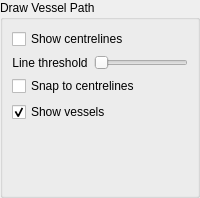
           <widget class="QWidget" name="drawVesselPathPage">
            <layout class="QVBoxLayout" name="verticalLayout_8">
             <property name="margin">
              <number>0</number>
             </property>
             <item>
              <widget class="QGroupBox" name="groupBox_6">
               <property name="title">
                <string>Draw Vessel Path</string>
               </property>
               <layout class="QVBoxLayout" name="verticalLayout_2">
                <item>
                 <widget class="QCheckBox" name="show_lines_checkBox">
                  <property name="enabled">
                   <bool>true</bool>
                  </property>
                  <property name="statusTip">
                   <string>Show centrelines that are detected in the image</string>
                  </property>
                  <property name="whatsThis">
                   <string>When tracing the path of a vessel, you must drag the mouse along the centre of the vessel.

Because it is easy to detect where strong lines appear in an image, you can choose whether or not to see where nearby lines have been detected to guide you.</string>
                  </property>
                  <property name="text">
                   <string>Show centrelines</string>
                  </property>
                  <property name="checked">
                   <bool>false</bool>
                  </property>
                 </widget>
                </item>
                <item>
                 <layout class="QGridLayout" name="lineThresholdLayout">
                  <item row="0" column="0">
                   <widget class="QLabel" name="compSizeLabel">
                    <property name="text">
                     <string>Line threshold</string>
                    </property>
                    <property name="alignment">
                     <set>Qt::AlignCenter</set>
                    </property>
                   </widget>
                  </item>
                  <item row="0" column="1">
                   <widget class="QSlider" name="compSizeSlider">
                    <property name="enabled">
                     <bool>true</bool>
                    </property>
                    <property name="sizePolicy">
                     <sizepolicy hsizetype="Expanding" vsizetype="Fixed">
                      <horstretch>0</horstretch>
                      <verstretch>0</verstretch>
                     </sizepolicy>
                    </property>
                    <property name="statusTip">
                     <string>Set threshold for removing small centrelines that are unlikely to be vessels</string>
                    </property>
                    <property name="whatsThis">
                     <string>&lt;!DOCTYPE HTML PUBLIC &quot;-//W3C//DTD HTML 4.0//EN&quot; &quot;http://www.w3.org/TR/REC-html40/strict.dtd&quot;&gt;
&lt;html&gt;&lt;head&gt;&lt;meta name=&quot;qrichtext&quot; content=&quot;1&quot; /&gt;&lt;style type=&quot;text/css&quot;&gt;
p, li { white-space: pre-wrap; }
&lt;/style&gt;&lt;/head&gt;&lt;body style=&quot; font-family:'MS Shell Dlg 2'; font-size:8.25pt; font-weight:400; font-style:normal;&quot;&gt;
&lt;p style=&quot; margin-top:0px; margin-bottom:0px; margin-left:0px; margin-right:0px; -qt-block-indent:0; text-indent:0px;&quot;&gt;&lt;span style=&quot; font-size:8pt;&quot;&gt;When tracing the path of a vessel, you must drag the mouse along the centre of the vessel.&lt;/span&gt;&lt;/p&gt;
&lt;p style=&quot;-qt-paragraph-type:empty; margin-top:0px; margin-bottom:0px; margin-left:0px; margin-right:0px; -qt-block-indent:0; text-indent:0px; font-size:8pt;&quot;&gt;&lt;/p&gt;
&lt;p style=&quot; margin-top:0px; margin-bottom:0px; margin-left:0px; margin-right:0px; -qt-block-indent:0; text-indent:0px;&quot;&gt;&lt;span style=&quot; font-size:8pt;&quot;&gt;Because it is easy to detect where strong lines appear in an image, the system can show all detected lines to guide you.&lt;/span&gt;&lt;/p&gt;
&lt;p style=&quot;-qt-paragraph-type:empty; margin-top:0px; margin-bottom:0px; margin-left:0px; margin-right:0px; -qt-block-indent:0; text-indent:0px; font-size:8pt;&quot;&gt;&lt;/p&gt;
&lt;p style=&quot; margin-top:0px; margin-bottom:0px; margin-left:0px; margin-right:0px; -qt-block-indent:0; text-indent:0px;&quot;&gt;&lt;span style=&quot; font-size:8pt;&quot;&gt;Since many of these lines do not come from vessels, however, this slider allows you to ignore the smallest lines (that typically do not correspond to vessels) and keep only the longest ones (that often do correspond to vessels).&lt;/span&gt;&lt;/p&gt;&lt;/body&gt;&lt;/html&gt;</string>
                    </property>
                    <property name="minimum">
                     <number>1</number>
                    </property>
                    <property name="maximum">
                     <number>255</number>
                    </property>
                    <property name="orientation">
                     <enum>Qt::Horizontal</enum>
                    </property>
                    <property name="invertedAppearance">
                     <bool>false</bool>
                    </property>
                    <property name="tickPosition">
                     <enum>QSlider::NoTicks</enum>
                    </property>
                    <property name="tickInterval">
                     <number>16</number>
                    </property>
                   </widget>
                  </item>
                 </layout>
                </item>
                <item>
                 <widget class="QCheckBox" name="snap_checkBox">
                  <property name="enabled">
                   <bool>true</bool>
                  </property>
                  <property name="statusTip">
                   <string>Snap the vessel path to detected centrelines</string>
                  </property>
                  <property name="whatsThis">
                   <string>&lt;!DOCTYPE HTML PUBLIC &quot;-//W3C//DTD HTML 4.0//EN&quot; &quot;http://www.w3.org/TR/REC-html40/strict.dtd&quot;&gt;
&lt;html&gt;&lt;head&gt;&lt;meta name=&quot;qrichtext&quot; content=&quot;1&quot; /&gt;&lt;style type=&quot;text/css&quot;&gt;
p, li { white-space: pre-wrap; }
&lt;/style&gt;&lt;/head&gt;&lt;body style=&quot; font-family:'MS Shell Dlg 2'; font-size:8.25pt; font-weight:400; font-style:normal;&quot;&gt;
&lt;p style=&quot; margin-top:0px; margin-bottom:0px; margin-left:0px; margin-right:0px; -qt-block-indent:0; text-indent:0px;&quot;&gt;&lt;span style=&quot; font-size:8pt;&quot;&gt;When tracing the path of a vessel, you must drag the mouse along the centre of the vessel.&lt;/span&gt;&lt;/p&gt;
&lt;p style=&quot;-qt-paragraph-type:empty; margin-top:0px; margin-bottom:0px; margin-left:0px; margin-right:0px; -qt-block-indent:0; text-indent:0px; font-size:8pt;&quot;&gt;&lt;/p&gt;
&lt;p style=&quot; margin-top:0px; margin-bottom:0px; margin-left:0px; margin-right:0px; -qt-block-indent:0; text-indent:0px;&quot;&gt;&lt;span style=&quot; font-size:8pt;&quot;&gt;Because it is easy to detect where strong lines appear in an image, the system can show all detected lines to guide you.&lt;/span&gt;&lt;/p&gt;
&lt;p style=&quot;-qt-paragraph-type:empty; margin-top:0px; margin-bottom:0px; margin-left:0px; margin-right:0px; -qt-block-indent:0; text-indent:0px; font-size:8pt;&quot;&gt;&lt;/p&gt;
&lt;p style=&quot; margin-top:0px; margin-bottom:0px; margin-left:0px; margin-right:0px; -qt-block-indent:0; text-indent:0px;&quot;&gt;This option allows you to snap your mouse movements to the nearest detected line to make tracing quicker and easier.&lt;/p&gt;&lt;/body&gt;&lt;/html&gt;</string>
                  </property>
                  <property name="text">
                   <string>Snap to centrelines</string>
                  </property>
                  <property name="checked">
                   <bool>false</bool>
                  </property>
                 </widget>
                </item>
                <item>
                 <widget class="QCheckBox" name="show_vessels_checkBox">
                  <property name="statusTip">
                   <string>Show the vessel paths that have been drawn</string>
                  </property>
                  <property name="text">
                   <string>Show vessels</string>
                  </property>
                  <property name="checked">
                   <bool>true</bool>
                  </property>
                 </widget>
                </item>
                <item>
                 <spacer name="verticalSpacer_6">
                  <property name="orientation">
                   <enum>Qt::Vertical</enum>
                  </property>
                  <property name="sizeHint" stdset="0">
                   <size>
                    <width>20</width>
                    <height>64</height>
                   </size>
                  </property>
                 </spacer>
                </item>
               </layout>
              </widget>
             </item>
            </layout>
           </widget>
